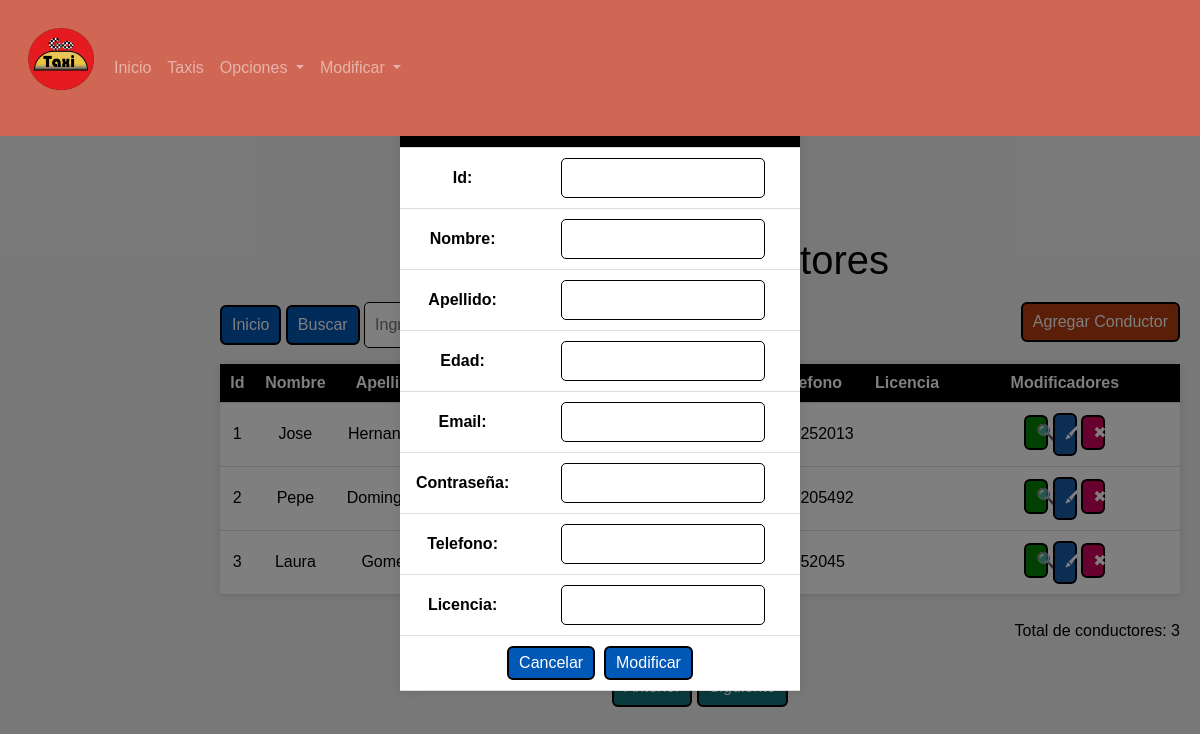
Screenshot of /scripts/drivers_modificar.php with the database file from the repository.
### tables this page shows
CREATE TABLE `drivers` (
  `id_driver` int(5) NOT NULL,
  `name_d` varchar(40) NOT NULL,
  `lastname_d` varchar(40) NOT NULL,
  `age` int(3) NOT NULL,
  `email_d` varchar(50) NOT NULL,
  `password_d` varchar(50) NOT NULL,
  `phone_d` varchar(20) NOT NULL,
  `license` varchar(255) NOT NULL
);

### scripts/drivers_tabla.php (the view, shortened to what this page needs)
<?php
include('conexion.php');
?>
<html>
<body>
<div class="ContenedorPrincipal">
<?php
$filasmax = 7;
if (isset($_GET['pag']))
   {
       $pagina = $_GET['pag'];
   } else
   {
       $pagina = 1;
   }
if(isset($_POST['btnbuscar']))
{
$buscar = $_POST['txtbuscar'];
$sqldri = mysqli_query($conn, "SELECT * FROM drivers where name_d like '".$buscar."%'");
}
else
{
$sqldri = mysqli_query($conn, "SELECT * FROM drivers ORDER BY id_driver ASC LIMIT " . (($pagina - 1) * $filasmax)  . "," . $filasmax);
}
   $resultadoMaximo = mysqli_query($conn, "SELECT count(*) as num_drivers FROM drivers");
   $maxusutabla = mysqli_fetch_assoc($resultadoMaximo)['num_drivers'];
   ?>
   <link rel="stylesheet" href="https://cdn.jsdelivr.net/npm/bootstrap@4.4.1/dist/css/bootstrap.min.css">
   <link rel="stylesheet" href="../estilos/PaginaWebUsuarios_tabla.css">
   <header>
        <nav class="navbar navbar-expand-lg navbar-dark fixed-top" style="background: #CF6754 ;">
            <a class="nav-brand"><img src="../img/Logo.png" style="height:120px; width:90px;" id="img1"></a>
            <div class="collapse navbar-collapse" id="navbarNav">
                <ul class="navbar-nav mr-auto">
                    <li class="nav-item-active">
                        <a class="nav-link" href="../PAGINAS/PaginaWeb.html">Inicio<span ></span></a>
                    </li>
                    <li class="nav-item">
                        <a class="nav-link" href="../PAGINAS/PaginaWebTaxis.html"> Taxis</a>
                    </li>
                    <li class="nav-item-dropdown">
                        <a class="nav-link dropdown-toggle" href="#" id="navbarDropdown" role="button"
                        data-toggle="dropdown" aria-haspopup="true" aria-expanded="false">
                        Opciones
                    </a>
                      <li class="nav-item-dropdown">
                        <a class="nav-link dropdown-toggle" href="#" id="navbarDropdown" role="button"
                        data-toggle="dropdown" aria-haspopup="true" aria-expanded="false">
                        Modificar
                    </a>
                </ul>
    </header>
    <br>
    <br>
    <br>
    <br>
    <br>
    <br>
    <br>
    <br>
    <br>
   <div class="ContenedorTabla">
   <form method="POST">
   <h1>Lista de Conductores</h1>
   <div class="ContBuscar">
   <div style="float: left;">
   <a href="usuarios_tabla.php" class="BotonesTeam">Inicio</a>
   <input class="BotonesTeam" type="submit" value="Buscar" name="btnbuscar">
   </div>
   <div style="float:right;">
   <?php echo "<a class='BotonesTeam5' href=\"drivers_registrar.php?pag=$pagina\">Agregar Conductor</a>";?>
   </div>
   </div>
           </form>
   <table>
           <tr>
           <th>Id</th>
           <th>Nombre</th>
           <th>Apellido</th>
           <th>Edad</th>
           <th>Email</th>
           <th>Contraseña</th>
           <th>Telefono</th>
           <th>Licencia</th>
           <th>Modificadores</th>
           </tr>
       <?php
       while ($mostrar = mysqli_fetch_assoc($sqldri))
       {
           echo "<tr>";
           echo "<td>".$mostrar['id_driver']."</td>";
           echo "<td>".$mostrar['name_d']."</td>";
           echo "<td>".$mostrar['lastname_d']."</td>";
           echo "<td>".$mostrar['age']."</td>";
           echo "<td>".$mostrar['email_d']."</td>";
           echo "<td>".$mostrar['password_d']."</td>";
           echo "<td>".$mostrar['phone_d']."</td>";
           echo "<td>".$mostrar['license']."</td>";
           echo "<td style='width:24%'>
           <a class='BotonesTeam1' href=\"drivers_ver.php?id=$mostrar[id_driver]&pag=$pagina\">&#x1F50D;</a>
           <a class='BotonesTeam2' href=\"drivers_modificar.php?id=$mostrar[id_driver]&pag=$pagina\">&#128397;</a>
           <a class='BotonesTeam3' href=\"drivers_eliminar.php?id=$mostrar[id_driver]&pag=$pagina\" onClick=\"return confirm('¿Estás seguro de eliminar el conductor $mostrar[name_d]?')\">&#10006;</a>
           </td>";
       }
       ?>
   </table>
   <div style='text-align:right'>
   <br>
   <?php echo "Total de conductores: ".$maxusutabla;?>
   </div>
   </div>
<div style='text-align:right'>
<br>
</div>
<div style="text-align:center">
<?php
if (isset($_GET['pag'])) {
if ($_GET['pag'] > 1) {
?>
<a class="BotonesTeam4" href="drivers_tabla.php?pag=<?php echo $_GET['pag'] - 1; ?>">Anterior</a>
<?php
}
else
{
?>
<a class="BotonesTeam4" href="#" style="pointer-events: none">Anterior</a>
<?php
}
?>
<?php
}
else
{
?>
<a class="BotonesTeam4" href="#" style="pointer-events: none">Anterior</a>
<?php
}
if (isset($_GET['pag'])) {
if ((($pagina) * $filasmax) < $maxusutabla) {
?>
<a class="BotonesTeam4" href="drivers_tabla.php?pag=<?php echo $_GET['pag'] + 2; ?>">Siguiente</a>
<?php
} else {
?>
<a class="BotonesTeam4" href="#" style="pointer-events: none">Siguiente</a>
<?php
}
?>
<?php
} else {
?>
<a class="BotonesTeam4" href="drivers_tabla.php?pag=2">Siguiente</a>
<?php
}
?>
</div>
</div>
</body>
</html>

### estilos/PaginaWebUsuarios_tabla.css (style rules this page uses)
body { background-color: #2D1B45; color: black; }
img { width: 1000px; height: 900px; }
body { background: #f2f2f2; font-family: Arial, sans-serif; margin:0; padding:0; display: flex; flex-direction: column; }
h1 { color:black; }
.ContenedorPrincipal { margin-left: 200px; padding: 20px; box-sizing: border-box; text-align:center; }
table { border-collapse: collapse; width: 100%; margin: 0 auto; background-color: #fff; box-shadow: 0 0 10px rgba(0, 0, 0, 0.1); color:#000; }
th { background-color: black; color: white; }
th, td { padding: 10px; text-align: center; border-bottom: 1px solid #dddddd; }
.ContenedorTabla { margin-left: auto; margin-right: auto; max-width:1260px; width: 100%; }
.BotonesTeam,.BotonesTeam1,.BotonesTeam2,.BotonesTeam3,.BotonesTeam4,.BotonesTeam5 { text-align:center; display: inline-block; background:#0258b6; padding: 6px 10px; border-radius:6px; text-decoration: none; color:white; border:2px solid black; cursor:pointer; font-size: 16px; }
.BotonesTeam1,.BotonesTeam2,.BotonesTeam3 { transition: transform 250ms; width:8%; background:green; }
.BotonesTeam2 { background:#185ca7; }
.BotonesTeam3 { background:#cf055f; }
.BotonesTeam4 { background:#11757A; }
.BotonesTeam5 { transition: transform 250ms; background:#B63C12; }
.ContBuscar { overflow: hidden; padding-top:1%; }

### rows the page displays
drivers: id_driver "1", name_d "Jose", lastname_d "Hernandez", phone_d "7649252013"
drivers: id_driver "2", name_d "Pepe", lastname_d "Dominguez", phone_d "8654205492"
drivers: id_driver "3", name_d "Laura", lastname_d "Gomez", phone_d "86252045"

### other values shown
$maxusutabla "3"
